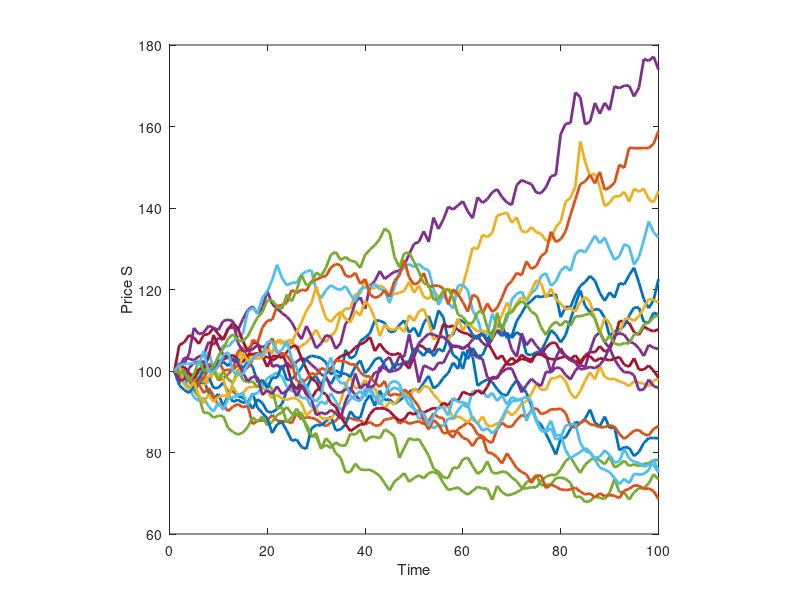

Here is the MATLAB script that generated this plot:

clc 
clear
close all

%Parametri del modello

vol = 0.2;
r = 0.01;
S0 = 100;
T = 1;
m  = 20;
t = 100;
dt = T/t;

tt = linspace(0, T, t);
SE = zeros(m,t);
SE(:,1)= S0 ;  % sol Eulero
Q = zeros(m,t);
Q(:,1) = S0;

for i =1:t-1
   dW = sqrt(dt) * randn(1,m);
   SE(:,i+1) = SE(:,i)+ SE(:,i)*r*(dt) + SE(:,i).*vol.*dW';
end

 
figure

plot(SE', 'linewidth', 2)
xlabel('Time')
ylabel('Price S')
axis square










